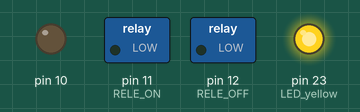
Bench run of a sketch on a simulated Arduino Mega 2560, built with avr-gcc and run on an emulated ATmega2560. On the bench: switched loads named in the sketch (green lamp = pin HIGH), output pins drawn as LEDs (lit = HIGH). Storage starts empty; pins used as bus, display or sensor lines are not drawn.

Above: at 8.0 s.
Timing chart, 0 to 15.3 s (numbered marks = the images above):
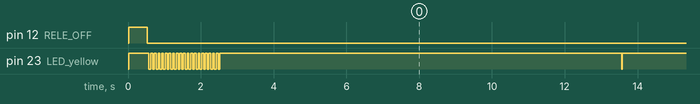

The sketch:

fik3.ino
```cpp
/*
  CANDY based on Mighty 1284p for LET FIK3

Compiled with: https://github.com/MCUdude/MightyCore.git

ISP
---
PD0     RX
PD1     TX
RESET#  through 50M capacitor to RST#

SDcard
------
DAT3   SS   4 B4
CMD    MOSI 5 B5
DAT0   MISO 6 B6
CLK    SCK  7 B7

SERIAL 2 (not necessary to connect)
--------
RX 18 PC2
TX 19 PC3

ANALOG
------
+      A0  PA0
-      A1  PA1
RESET  0   PB0

RELE
----
RELE_ON   11    PD3
RELE_OFF  12    PD4

LED
---
LED_yellow  23  PC7         // LED pro Dasu
LED_green   TIMEPULSE GPS   // LED pro pilota

The following needs to be added to the line mentioning the atmega644 in
/usr/share/arduino/libraries/SD/utility/Sd2PinMap.h:

    || defined(__AVR_ATmega1284P__)

so that it reads:

    #elif defined(__AVR_ATmega644P__) || defined(__AVR_ATmega644__)|| defined(__AVR_ATmega1284P__)

                      +---\/---+
           (D 0) PB0 1|        |40 PA0 (AI 0 / D24)
           (D 1) PB1 2|        |39 PA1 (AI 1 / D25)
      INT2 (D 2) PB2 3|        |38 PA2 (AI 2 / D26)
       PWM (D 3) PB3 4|        |37 PA3 (AI 3 / D27)
    PWM/SS (D 4) PB4 5|        |36 PA4 (AI 4 / D28)
      MOSI (D 5) PB5 6|        |35 PA5 (AI 5 / D29)
  PWM/MISO (D 6) PB6 7|        |34 PA6 (AI 6 / D30)
   PWM/SCK (D 7) PB7 8|        |33 PA7 (AI 7 / D31)
                 RST 9|        |32 AREF
                VCC 10|        |31 GND
                GND 11|        |30 AVCC
              XTAL2 12|        |29 PC7 (D 23)
              XTAL1 13|        |28 PC6 (D 22)
      RX0 (D 8) PD0 14|        |27 PC5 (D 21) TDI
      TX0 (D 9) PD1 15|        |26 PC4 (D 20) TDO
RX1/INT0 (D 10) PD2 16|        |25 PC3 (D 19) TMS
TX1/INT1 (D 11) PD3 17|        |24 PC2 (D 18) TCK
     PWM (D 12) PD4 18|        |23 PC1 (D 17) SDA
     PWM (D 13) PD5 19|        |22 PC0 (D 16) SCL
     PWM (D 14) PD6 20|        |21 PD7 (D 15) PWM
                      +--------+
*/

#include <SD.h>               // Tested version 1.0.6
#include "wiring_private.h"
#include <SoftwareSerial.h>

#define MSG_NO 20    // number of logged NMEA messages

#define RELE_ON     11    // PD3
#define RELE_OFF    12    // PD4
#define LED_yellow  23    // PC7

#define CHANNELS 512 // number of channels in buffer for histogram, including negative numbers

SoftwareSerial swSerial(18, 19); // RX, TX

const int chipSelect = 4;
int RESET = 0;
uint16_t count = 0;

void setup()
{
  // Open serial communications and wait for port to open:
  Serial.begin(9600);
  while (!Serial)
  {
  ; // wait for serial port to connect. Needed for Leonardo only?
  }

  swSerial.begin(115200);
  //mySerial.println("#Cvak...");

  swSerial.print("#Initializing SD card...");
  // make sure that the default chip select pin is set to
  // output, even if you don't use it:
  pinMode(10, OUTPUT);

  // see if the card is present and can be initialized:
  if (!SD.begin(chipSelect))
  {
    swSerial.println("#Card failed, or not present");
    // don't do anything more:
    return;
  }
  swSerial.println("#card initialized.");

// Read Analog Differential without gain (read datashet of ATMega1280 and ATMega2560 for refference)
// Use analogReadDiff(NUM)
//   NUM	|	POS PIN	  	        |	NEG PIN		        | 	GAIN
//	0	|	A0			|	A1			|	1x
//	1	|	A1			|	A1			|	1x
//	2	|	A2			|	A1			|	1x
//	3	|	A3			|	A1			|	1x
//	4	|	A4			|	A1			|	1x
//	5	|	A5			|	A1			|	1x
//	6	|	A6			|	A1			|	1x
//	7	|	A7			|	A1			|	1x
//	8	|	A8			|	A9			|	1x
//	9	|	A9			|	A9			|	1x
//	10	|	A10			|	A9			|	1x
//	11	|	A11			|	A9			|	1x
//	12	|	A12			|	A9			|	1x
//	13	|	A13			|	A9			|	1x
//	14	|	A14			|	A9			|	1x
//	15	|	A15			|	A9			|	1x
  #define pin 0
  uint8_t analog_reference = EXTERNAL; // DEFAULT, INTERNAL, INTERNAL1V1, INTERNAL2V56, or EXTERNAL

  ADMUX = (analog_reference << 6) | ((pin | 0x10) & 0x1F);

  pinMode(RESET, OUTPUT);
  pinMode(RELE_ON, OUTPUT);
  pinMode(RELE_OFF, OUTPUT);
  pinMode(LED_yellow, OUTPUT);
  digitalWrite(LED_yellow, HIGH);

  digitalWrite(RELE_ON, LOW);  // Rele switch OFF
  digitalWrite(RELE_OFF, HIGH);
  delay(500);
  digitalWrite(RELE_OFF, LOW);


  for(int i=0; i<20; i++)
  {
    delay(50);
    digitalWrite(LED_yellow, LOW);  // Blink for Dasa
    delay(50);
    digitalWrite(LED_yellow, HIGH);
  }
}

#define MEASUREMENTS  25   // cca 5 minutes of radiation measurement

void loop()
{
  for(int x=0; x<MEASUREMENTS; x++)
  {
    uint8_t lo, hi;
    uint16_t u_sensor;
    //int16_t s_sensor;
    uint16_t buffer[CHANNELS];

    for(int n=0; n<CHANNELS; n++)
    {
      buffer[n]=0;
    }

    digitalWrite(RESET, HIGH);   // Reset peak detector
    digitalWrite(RESET, HIGH);   // Reset peak detector
    digitalWrite(RESET, HIGH);   // Reset peak detector
    digitalWrite(RESET, HIGH);   // Reset peak detector
    digitalWrite(RESET, HIGH);   // Reset peak detector
    digitalWrite(RESET, HIGH);   // Reset peak detector
    digitalWrite(RESET, HIGH);   // Reset peak detector
    digitalWrite(RESET, HIGH);   // Reset peak detector
    digitalWrite(RESET, HIGH);   // Reset peak detector
    digitalWrite(RESET, HIGH);   // Reset peak detector
    for (int i=0; i<20; i++) {digitalWrite(RESET, LOW);} // compensate first data aquisition cca 100 us

    uint16_t maximum = 0;
    uint16_t supress = 0;

    for(uint16_t n=0; n<65535; n++) // cca 12 s
    {
      for (int i=0; i<15; i++) {digitalWrite(RESET, LOW);} // whole integration cca 200 us

      // start the conversion
      sbi(ADCSRA, ADSC);          // Sample/Hold

      // delay for hold
      __asm__("nop\n\t nop\n\t nop\n\t nop\n\t nop\n\t nop\n\t nop\n\t nop\n\t nop\n\t nop\n\t nop\n\t nop\n\t nop\n\t nop\n\t nop\n\t nop\n\t nop\n\t nop\n\t nop\n\t nop\n\t nop\n\t nop\n\t nop\n\t nop\n\t nop\n\t nop\n\t nop\n\t nop\n\t nop\n\t");
      __asm__("nop\n\t nop\n\t nop\n\t nop\n\t nop\n\t nop\n\t nop\n\t nop\n\t nop\n\t nop\n\t nop\n\t nop\n\t nop\n\t nop\n\t nop\n\t nop\n\t nop\n\t nop\n\t nop\n\t nop\n\t nop\n\t nop\n\t nop\n\t nop\n\t nop\n\t nop\n\t nop\n\t nop\n\t nop\n\t");
      __asm__("nop\n\t nop\n\t nop\n\t nop\n\t nop\n\t nop\n\t nop\n\t nop\n\t nop\n\t nop\n\t nop\n\t nop\n\t nop\n\t nop\n\t nop\n\t nop\n\t nop\n\t nop\n\t nop\n\t nop\n\t nop\n\t nop\n\t nop\n\t nop\n\t nop\n\t nop\n\t nop\n\t nop\n\t nop\n\t");
      __asm__("nop\n\t nop\n\t nop\n\t nop\n\t nop\n\t nop\n\t nop\n\t nop\n\t nop\n\t nop\n\t nop\n\t nop\n\t nop\n\t nop\n\t nop\n\t nop\n\t nop\n\t nop\n\t nop\n\t nop\n\t nop\n\t nop\n\t nop\n\t nop\n\t nop\n\t nop\n\t nop\n\t nop\n\t nop\n\t");
      __asm__("nop\n\t nop\n\t nop\n\t nop\n\t nop\n\t nop\n\t nop\n\t nop\n\t nop\n\t nop\n\t nop\n\t nop\n\t nop\n\t nop\n\t nop\n\t nop\n\t nop\n\t nop\n\t nop\n\t nop\n\t nop\n\t nop\n\t nop\n\t nop\n\t nop\n\t nop\n\t nop\n\t nop\n\t nop\n\t");
      __asm__("nop\n\t nop\n\t nop\n\t nop\n\t nop\n\t nop\n\t nop\n\t nop\n\t nop\n\t nop\n\t nop\n\t nop\n\t nop\n\t nop\n\t nop\n\t nop\n\t nop\n\t nop\n\t nop\n\t nop\n\t nop\n\t nop\n\t nop\n\t nop\n\t nop\n\t nop\n\t nop\n\t nop\n\t nop\n\t");
      __asm__("nop\n\t nop\n\t nop\n\t nop\n\t nop\n\t nop\n\t nop\n\t nop\n\t nop\n\t nop\n\t nop\n\t nop\n\t nop\n\t nop\n\t nop\n\t nop\n\t nop\n\t nop\n\t nop\n\t nop\n\t nop\n\t nop\n\t nop\n\t nop\n\t nop\n\t nop\n\t nop\n\t nop\n\t nop\n\t");
      __asm__("nop\n\t nop\n\t nop\n\t nop\n\t nop\n\t nop\n\t nop\n\t nop\n\t nop\n\t nop\n\t nop\n\t nop\n\t nop\n\t nop\n\t nop\n\t nop\n\t nop\n\t nop\n\t nop\n\t nop\n\t nop\n\t nop\n\t nop\n\t nop\n\t nop\n\t nop\n\t nop\n\t nop\n\t nop\n\t");
      __asm__("nop\n\t nop\n\t nop\n\t nop\n\t nop\n\t nop\n\t nop\n\t nop\n\t nop\n\t nop\n\t nop\n\t nop\n\t nop\n\t nop\n\t nop\n\t nop\n\t nop\n\t nop\n\t nop\n\t nop\n\t nop\n\t nop\n\t nop\n\t nop\n\t nop\n\t nop\n\t nop\n\t nop\n\t nop\n\t");
      __asm__("nop\n\t nop\n\t nop\n\t nop\n\t nop\n\t nop\n\t nop\n\t nop\n\t nop\n\t nop\n\t nop\n\t nop\n\t nop\n\t nop\n\t nop\n\t nop\n\t nop\n\t nop\n\t nop\n\t nop\n\t nop\n\t nop\n\t nop\n\t nop\n\t nop\n\t nop\n\t nop\n\t nop\n\t nop\n\t");
      __asm__("nop\n\t nop\n\t nop\n\t nop\n\t nop\n\t nop\n\t nop\n\t nop\n\t nop\n\t nop\n\t nop\n\t nop\n\t nop\n\t nop\n\t nop\n\t nop\n\t nop\n\t nop\n\t nop\n\t nop\n\t nop\n\t nop\n\t nop\n\t nop\n\t nop\n\t nop\n\t nop\n\t nop\n\t nop\n\t");
      __asm__("nop\n\t nop\n\t nop\n\t nop\n\t nop\n\t nop\n\t nop\n\t nop\n\t nop\n\t nop\n\t nop\n\t nop\n\t nop\n\t nop\n\t nop\n\t nop\n\t nop\n\t nop\n\t nop\n\t nop\n\t nop\n\t nop\n\t nop\n\t nop\n\t nop\n\t nop\n\t nop\n\t nop\n\t nop\n\t");
      __asm__("nop\n\t nop\n\t nop\n\t nop\n\t nop\n\t nop\n\t nop\n\t nop\n\t nop\n\t nop\n\t nop\n\t nop\n\t nop\n\t nop\n\t nop\n\t nop\n\t nop\n\t nop\n\t nop\n\t nop\n\t nop\n\t nop\n\t nop\n\t nop\n\t nop\n\t nop\n\t nop\n\t nop\n\t nop\n\t");
      __asm__("nop\n\t nop\n\t nop\n\t nop\n\t nop\n\t nop\n\t nop\n\t nop\n\t nop\n\t nop\n\t nop\n\t nop\n\t nop\n\t nop\n\t nop\n\t nop\n\t nop\n\t nop\n\t nop\n\t nop\n\t nop\n\t nop\n\t nop\n\t nop\n\t nop\n\t nop\n\t nop\n\t nop\n\t nop\n\t");
      __asm__("nop\n\t nop\n\t nop\n\t nop\n\t nop\n\t nop\n\t nop\n\t nop\n\t nop\n\t nop\n\t nop\n\t nop\n\t nop\n\t nop\n\t nop\n\t nop\n\t nop\n\t nop\n\t nop\n\t nop\n\t nop\n\t nop\n\t nop\n\t nop\n\t nop\n\t nop\n\t nop\n\t nop\n\t nop\n\t");
      digitalWrite(RESET, HIGH);  // Reset peak detector (start next measurement)
      digitalWrite(RESET, LOW);

      // ADSC is cleared when the conversion finishes
      while (bit_is_set(ADCSRA, ADSC));  // conversion cca 100 us

      //  digitalWrite(LED_yellow, LOW);  // Blink for debug
      //  digitalWrite(LED_yellow, HIGH);

      // we have to read ADCL first; doing so locks both ADCL
      // and ADCH until ADCH is read.  reading ADCL second would
      // cause the results of each conversion to be discarded,
      // as ADCL and ADCH would be locked when it completed.
      lo = ADCL;
      hi = ADCH;

      // combine the two bytes
      u_sensor = (hi << 7) | (lo >> 1);

      // manage negative values
      //if (u_sensor <= 511 ) {u_sensor += 512;} else {u_sensor -= 512;}
      if (u_sensor <= (CHANNELS/2)-1 ) {u_sensor += (CHANNELS/2);} else {u_sensor -= (CHANNELS/2);}


      //buffer[u_sensor]++;


      if (u_sensor > maximum) // suppress double detection for long pulses
      {
        maximum = u_sensor;
        supress++;
      }
      else
      {
        buffer[maximum]++;
        maximum = 0;
      }
    }


    {
      // make a string for assembling the data to log:
      String dataString = "$CANDY,";

      dataString += String(count++);
      dataString += ",";


      #define NOISE (CHANNELS/2) + 23
      #define BACKGROUND 5

      int loDose = 0;
      for(int n=NOISE; n<(NOISE+BACKGROUND); n++)
      {
        loDose += buffer[n];
      }

      int hiDose=0;
      for(int n=(NOISE+BACKGROUND); n<CHANNELS ; n++)
      {
        hiDose += buffer[n];
      }

      int noisenoise=0;
      for(int n=0; n<NOISE ; n++)
      {
        noisenoise += buffer[n];
      }

      for(int n=0; n<NOISE; n++)
      {
        dataString += String(buffer[n]);
        dataString += ",";
      }
      dataString += "*,";

      for(int n=NOISE; n<CHANNELS; n++)
      {
        dataString += String(buffer[n]);
        dataString += ",";
      }

      int dose = loDose+hiDose;
      dataString += String(dose) + "," + String(loDose) + "," + String(hiDose) + "," + String(noisenoise) + "," + String(supress) + "," + String(dose+noisenoise+supress);

      // open the file. note that only one file can be open at a time,
      // so you have to close this one before opening another.
      File dataFile = SD.open("datalog.txt", FILE_WRITE);

      // if the file is available, write to it:
      if (dataFile)
      {
        dataFile.println(dataString);  // write to SDcard
        swSerial.println(dataString);  // print to terminal

        digitalWrite(LED_yellow, LOW);  // Blink for Dasa
        delay(10);
        digitalWrite(LED_yellow, HIGH);
        if (hiDose > 0)
        {
          delay(150);
          digitalWrite(LED_yellow, LOW);  // Blink for Dasa + zaric
          delay(10);
          digitalWrite(LED_yellow, HIGH);
        }

        dataFile.close();
      }
      // if the file isn't open, pop up an error:
      else
      {
        swSerial.println("#error opening datalog.txt");
      }
    }
  }

}
```

Measured:
- by itself, pin 23 (LED_yellow): goes 19 × (LOW 0.05 s, HIGH 0.05 s), LOW 0.05 s, 11 × (HIGH 11.0 s, LOW 0.01 s), then HIGH
